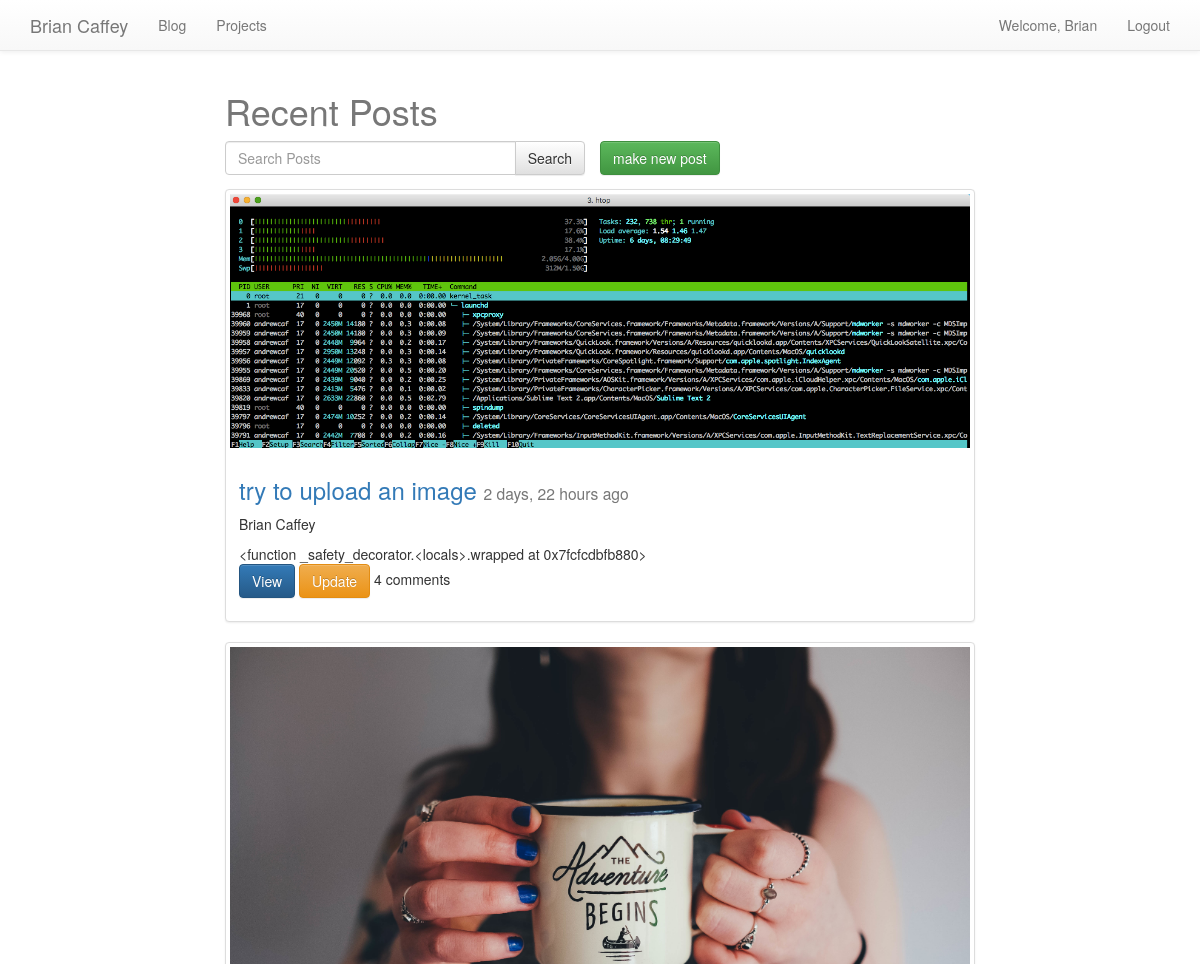
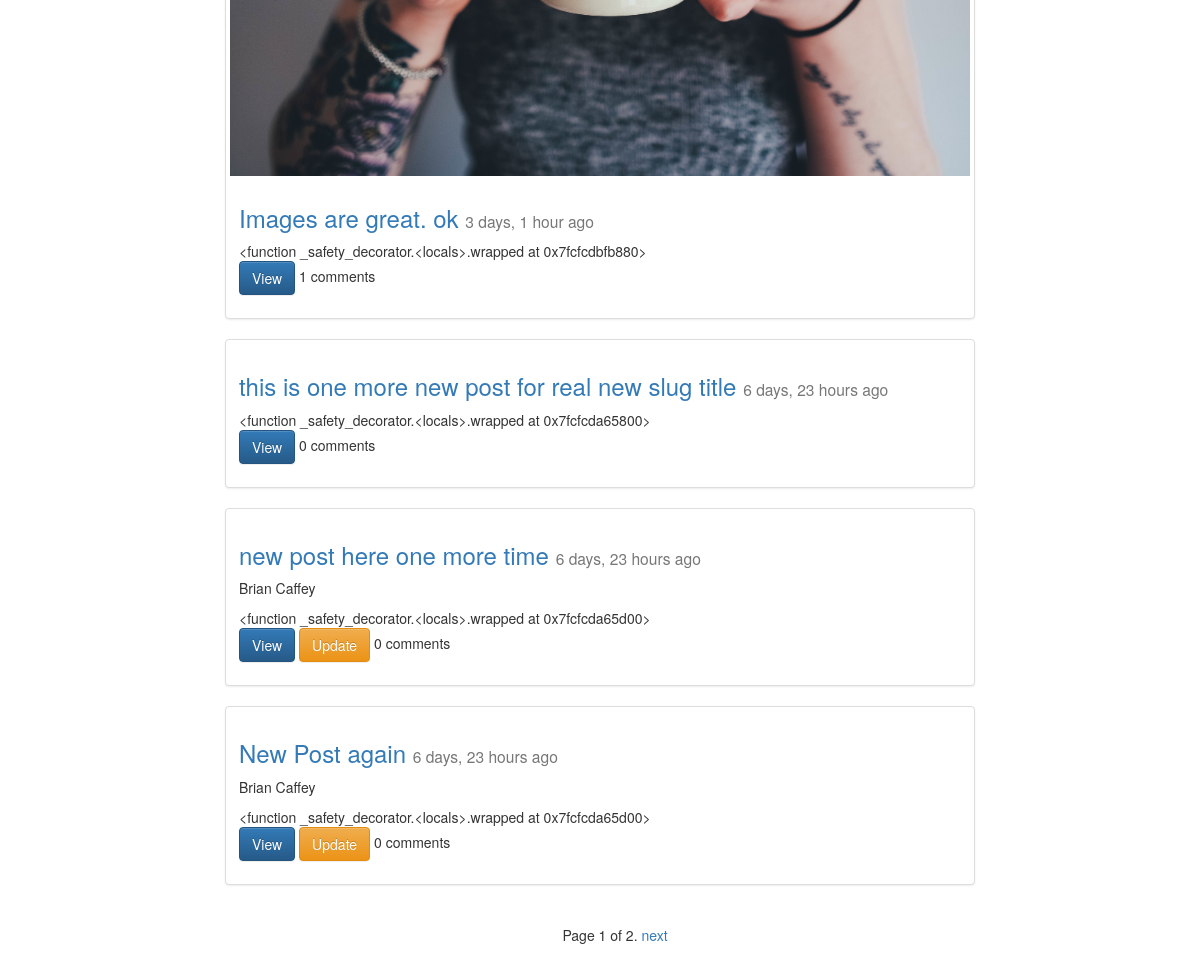
The app's page /blog/ (signed in), older data (2 pictures, top to bottom).
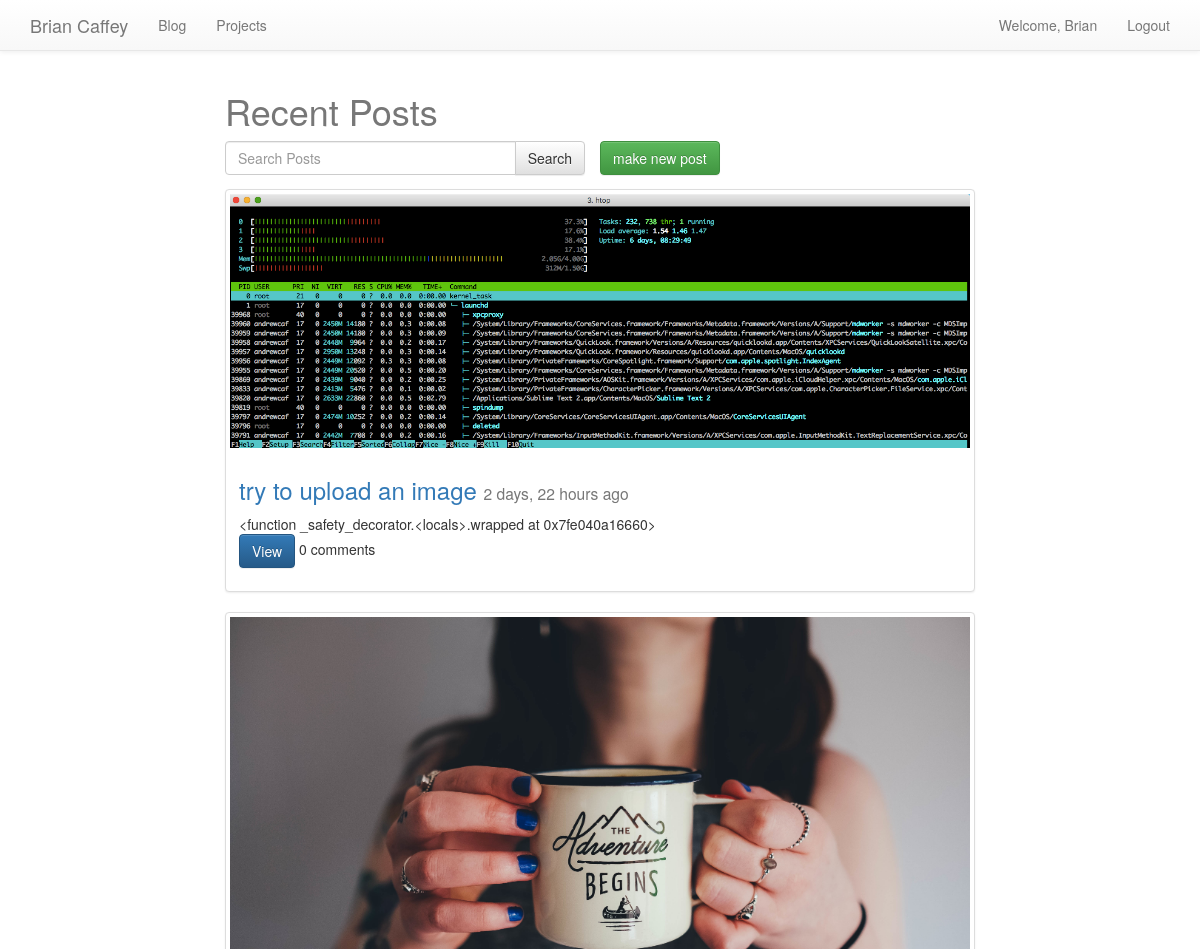
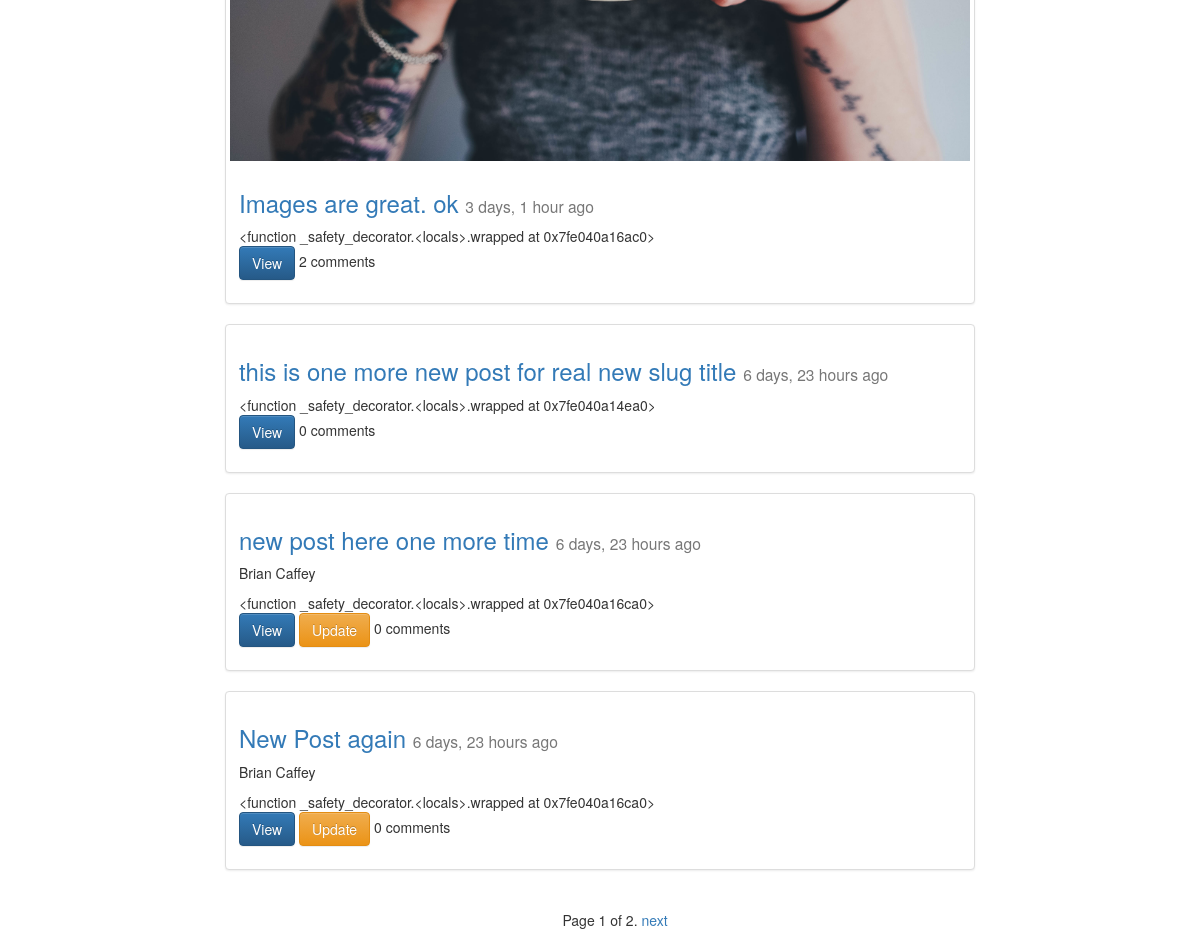
The same page, newer data (2 pictures, top to bottom).
### posts/models.py (models this page shows, shortened)
class Post(models.Model):
	user = models.ForeignKey(settings.AUTH_USER_MODEL)
	title = models.CharField(max_length=100)
	slug = models.SlugField(unique=True)
	height_field = models.IntegerField(default=0)
	width_field = models.IntegerField(default=0)
	image = models.ImageField(
		upload_to=upload_location,
		width_field = "width_field",
		height_field = "height_field",
		null=True,
		blank=True)
	content = models.TextField()
	draft = models.BooleanField(default=False)
	publish = models.DateField(auto_now=False, auto_now_add=False)
	read_time = models.TimeField(null=True, blank=True)
	updated = models.DateTimeField(auto_now=True, auto_now_add=False)
	timestamp = models.DateTimeField(auto_now=False, auto_now_add=True)
	class Meta:
		ordering = ['-timestamp', '-updated']
	def get_markdown(self):
		content = self.content
		return mark_safe(markdown(content))
	objects = PostManager()
	@property
	def comments(self):
		instance = self
		qs = Comment.objects.filter_by_instance(instance)
		return qs
	def get_absolute_url(self):
		return reverse("posts:detail", kwargs={"slug":self.slug})

### posts/views.py (the view, shortened to what this page needs)
def posts_list(request):
	today = timezone.now().date()
	queryset_list = Post.objects.active()
	if request.user.is_staff or request.user.is_superuser:
		queryset_list = Post.objects.all()
	query = request.GET.get('q')
	paginator = Paginator(queryset_list, 5) # Show 25 contacts per page
	page = request.GET.get('page')
	try:
		queryset = paginator.page(page)
	except PageNotAnInteger:
		queryset = paginator.page(1)
	except EmptyPage:
		queryset = paginator.page(paginator.num_pages)
	context = {
		'object_list':queryset,
		'title':"List View"
	}
	return render(request, "post_list.html", context)

### comments/models.py (called while the page is built)
	def filter_by_instance(self, instance):
		content_type = ContentType.objects.get_for_model(instance.__class__)
		obj_id = instance.id
		qs = super(CommentManager, self).filter(content_type=content_type, object_id=obj_id)
		return qs

### posts/models.py (called while the page is built)
	def active(self, *args, **kwargs):
		return super(PostManager, self).filter(draft=False).filter(publish__lte=timezone.now())

### templates/post_list.html (shortened to what this page needs)
{% extends 'base.html' %}
{% block content %}
<div class="row">
    <div class="col-sm-8 col-sm-offset-2">
<h1>Recent Posts</h1>
<form method="GET" action="" class="row">
  <div class="col-sm-6">
  <div class="input-group">
  <input class="form-control" type="text" name="q" placeholder="Search Posts" value='{{ request.GET.q }}'/>
  <span class="input-group-btn">
  <input class="btn btn-default" type="submit" value="Search" />
</span>
</div>
</div>
{% if user.is_authenticated %}<a class="btn btn-success" href="{% url 'posts:create' %}">make new post</a>{% endif %}
</form>
    {% for object in object_list %}
    <div class="thumbnail">
    	{% if object.image %}
      <a href="{{ object.get_absolute_url }}"><img src="{{ object.image.url }}" class="img-responsive" /></a>
      {% endif %}
      <div class="caption post-detail-item">
        <h3><a href="{{ object.get_absolute_url }}">{{ object.title }}</a> <small>{{ object.timestamp | timesince }} ago</small></h3>
        <p>{{ object.user.get_full_name }}</p>
        {{ object.get_markdown }}
        <p><a href="{{ object.get_absolute_url }}" class="btn btn-primary" role="button">View</a> {% if request.user == object.user %}<a class="btn btn-warning" href="{% url 'posts:update' slug=object.slug %}">Update</a> {% endif %} {{ object.comments.count }} comments
      </div>
    </div>
{% endfor %}
  </div>
</div>
<div style="text-align:center;" class="container">
<div class="pagination">
    <span class="step-links">
        <span class="current">
            Page {{ object_list.number }} of {{ object_list.paginator.num_pages }}.
        </span>
        {% if object_list.has_next %}
            <a href="?page={{ object_list.next_page_number }}">next</a>
        {% endif %}
    </span>
</div>
</div>
{% endblock %}

### templates/base.html (shortened to what this page needs)
{% load staticfiles %}
<html>
<head>
<link rel="stylesheet" href="https://maxcdn.bootstrapcdn.com/bootstrap/3.3.7/css/bootstrap.min.css">
<link rel="stylesheet" href="https://maxcdn.bootstrapcdn.com/bootstrap/3.3.7/css/bootstrap-theme.min.css">
<link rel="stylesheet" href="{% static 'css/base.css' %}">
</head>
<body>
{% include 'nav.html' %}
	<div class="container">
		{% block content %}
		{% endblock content %}
	</div>
</body>
</html>

### templates/nav.html (shortened to what this page needs)
    <nav class="navbar navbar-default navbar-static-top">
      <div class="container">
        <div class="navbar-header">
          <a class="navbar-brand" href="{% url 'home:home' %}">Brian Caffey</a>
        </div>
        <div id="navbar" class="navbar-collapse collapse">
          <ul class="nav navbar-nav">
            <li><a href="{% url 'posts:list' %}">Blog</a></li>
            <li><a href="{% url 'projects:projects' %}">Projects</a></li>
          </ul>
          <ul class="nav navbar-nav navbar-right">
            {% if user.is_authenticated %}
            <li><a>Welcome, {{ user.username }}</a></li>
            <li><a href="{% url 'accounts:logout' %}">Logout</a></li>
            {% else %}
            <li><a href="{% url 'accounts:register' %}">Register</a></li>
            <li><a href="{% url 'accounts:login' %}">Login</a></li>
            {% endif %}
          </ul>
        </div>
      </div>
    </nav>

### static/css/base.css (style rules this page uses)
h1 { color: #777777; }

Row changes from the older to the newer data that the page shows:
changed Post "try to upload an image": get_markdown "<function _safety_decorator.<locals>.wrapped at 0x7fcfcdbfb880>" → "<function _safety_decorator.<locals>.wrapped at 0x7fe040a16660>"; comments.count "4" → "0"; user.get_full_name "Brian Caffey" → (not shown); user_id 1 → 2 (drawn)
computed for Post "Images are great. ok": get_markdown "<function _safety_decorator.<locals>.wrapped at 0x7fcfcdbfb880>" → "<function _safety_decorator.<locals>.wrapped at 0x7fe040a16ac0>"; comments.count "1" → "2"
computed for Post "this is one more new post for real new slug title": get_markdown "<function _safety_decorator.<locals>.wrapped at 0x7fcfcda65800>" → "<function _safety_decorator.<locals>.wrapped at 0x7fe040a14ea0>"
computed for Post "new post here one more time": get_markdown "<function _safety_decorator.<locals>.wrapped at 0x7fcfcda65d00>" → "<function _safety_decorator.<locals>.wrapped at 0x7fe040a16ca0>"
computed for Post "New Post again": get_markdown "<function _safety_decorator.<locals>.wrapped at 0x7fcfcda65d00>" → "<function _safety_decorator.<locals>.wrapped at 0x7fe040a16ca0>"
